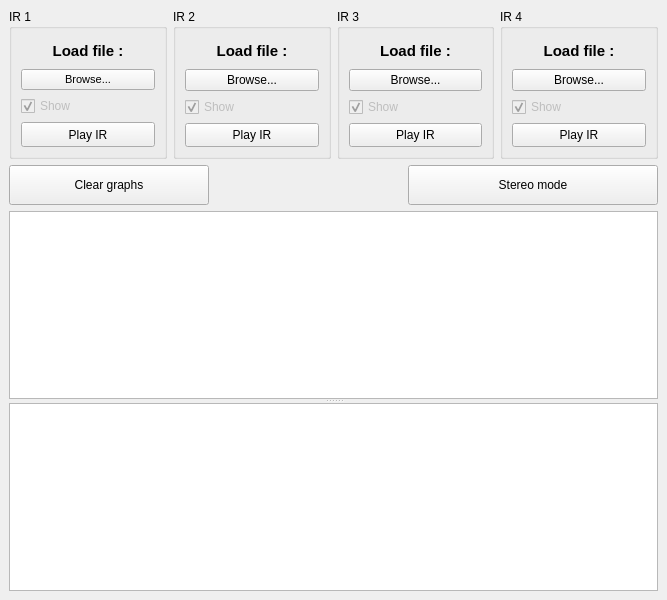
<?xml version="1.0" encoding="UTF-8"?>
<ui version="4.0">
 <class>MainWindow</class>
 <widget class="QMainWindow" name="MainWindow">
  <property name="geometry">
   <rect>
    <x>0</x>
    <y>0</y>
    <width>667</width>
    <height>600</height>
   </rect>
  </property>
  <property name="sizePolicy">
   <sizepolicy hsizetype="Fixed" vsizetype="Preferred">
    <horstretch>0</horstretch>
    <verstretch>0</verstretch>
   </sizepolicy>
  </property>
  <property name="minimumSize">
   <size>
    <width>500</width>
    <height>600</height>
   </size>
  </property>
  <property name="windowTitle">
   <string>IR Visualizer - CAB MODE (Mono only)</string>
  </property>
  <property name="windowIcon">
   <iconset>
    <normaloff>Visualizer_icon.ico</normaloff>Visualizer_icon.ico</iconset>
  </property>
  <widget class="QWidget" name="centralwidget">
   <layout class="QVBoxLayout" name="verticalLayout">
    <item>
     <layout class="QHBoxLayout" name="horizontalLayout" stretch="1,1,1,1">
      <property name="sizeConstraint">
       <enum>QLayout::SetMinimumSize</enum>
      </property>
      <item>
       <widget class="QGroupBox" name="ir1_box">
        <property name="sizePolicy">
         <sizepolicy hsizetype="Preferred" vsizetype="Minimum">
          <horstretch>0</horstretch>
          <verstretch>0</verstretch>
         </sizepolicy>
        </property>
        <property name="minimumSize">
         <size>
          <width>0</width>
          <height>150</height>
         </size>
        </property>
        <property name="title">
         <string>IR 1</string>
        </property>
        <layout class="QVBoxLayout" name="verticalLayout_2" stretch="0,0,0,0">
         <item>
          <widget class="QLabel" name="label1">
           <property name="font">
            <font>
             <pointsize>11</pointsize>
             <weight>75</weight>
             <bold>true</bold>
            </font>
           </property>
           <property name="text">
            <string>Load file :</string>
           </property>
           <property name="alignment">
            <set>Qt::AlignCenter</set>
           </property>
          </widget>
         </item>
         <item>
          <widget class="QPushButton" name="ir1_button">
           <property name="sizePolicy">
            <sizepolicy hsizetype="Expanding" vsizetype="Fixed">
             <horstretch>0</horstretch>
             <verstretch>0</verstretch>
            </sizepolicy>
           </property>
           <property name="font">
            <font>
             <pointsize>8</pointsize>
            </font>
           </property>
           <property name="text">
            <string>Browse...</string>
           </property>
          </widget>
         </item>
         <item>
          <widget class="QCheckBox" name="ir1_check">
           <property name="enabled">
            <bool>false</bool>
           </property>
           <property name="sizePolicy">
            <sizepolicy hsizetype="Preferred" vsizetype="Fixed">
             <horstretch>0</horstretch>
             <verstretch>0</verstretch>
            </sizepolicy>
           </property>
           <property name="layoutDirection">
            <enum>Qt::LeftToRight</enum>
           </property>
           <property name="text">
            <string>Show </string>
           </property>
           <property name="checked">
            <bool>true</bool>
           </property>
          </widget>
         </item>
         <item>
          <widget class="QPushButton" name="play1_button">
           <property name="sizePolicy">
            <sizepolicy hsizetype="Preferred" vsizetype="Fixed">
             <horstretch>0</horstretch>
             <verstretch>0</verstretch>
            </sizepolicy>
           </property>
           <property name="maximumSize">
            <size>
             <width>16777215</width>
             <height>30</height>
            </size>
           </property>
           <property name="text">
            <string>Play IR</string>
           </property>
          </widget>
         </item>
        </layout>
       </widget>
      </item>
      <item>
       <widget class="QGroupBox" name="ir2_box">
        <property name="title">
         <string>IR 2</string>
        </property>
        <layout class="QVBoxLayout" name="verticalLayout_3">
         <item>
          <widget class="QLabel" name="label2">
           <property name="font">
            <font>
             <pointsize>11</pointsize>
             <weight>75</weight>
             <bold>true</bold>
            </font>
           </property>
           <property name="text">
            <string>Load file :</string>
           </property>
           <property name="alignment">
            <set>Qt::AlignCenter</set>
           </property>
          </widget>
         </item>
         <item>
          <widget class="QPushButton" name="ir2_button">
           <property name="text">
            <string>Browse...</string>
           </property>
          </widget>
         </item>
         <item>
          <widget class="QCheckBox" name="ir2_check">
           <property name="enabled">
            <bool>false</bool>
           </property>
           <property name="text">
            <string>Show </string>
           </property>
           <property name="checked">
            <bool>true</bool>
           </property>
          </widget>
         </item>
         <item>
          <widget class="QPushButton" name="play2_button">
           <property name="sizePolicy">
            <sizepolicy hsizetype="Preferred" vsizetype="Fixed">
             <horstretch>0</horstretch>
             <verstretch>0</verstretch>
            </sizepolicy>
           </property>
           <property name="maximumSize">
            <size>
             <width>16777215</width>
             <height>30</height>
            </size>
           </property>
           <property name="text">
            <string>Play IR</string>
           </property>
          </widget>
         </item>
        </layout>
       </widget>
      </item>
      <item>
       <widget class="QGroupBox" name="ir3_box">
        <property name="title">
         <string>IR 3</string>
        </property>
        <layout class="QVBoxLayout" name="verticalLayout_4">
         <item>
          <widget class="QLabel" name="label3">
           <property name="font">
            <font>
             <pointsize>11</pointsize>
             <weight>75</weight>
             <bold>true</bold>
            </font>
           </property>
           <property name="text">
            <string>Load file :</string>
           </property>
           <property name="alignment">
            <set>Qt::AlignCenter</set>
           </property>
          </widget>
         </item>
         <item>
          <widget class="QPushButton" name="ir3_button">
           <property name="text">
            <string>Browse...</string>
           </property>
          </widget>
         </item>
         <item>
          <widget class="QCheckBox" name="ir3_check">
           <property name="enabled">
            <bool>false</bool>
           </property>
           <property name="text">
            <string>Show </string>
           </property>
           <property name="checked">
            <bool>true</bool>
           </property>
          </widget>
         </item>
         <item>
          <widget class="QPushButton" name="play3_button">
           <property name="sizePolicy">
            <sizepolicy hsizetype="Preferred" vsizetype="Fixed">
             <horstretch>0</horstretch>
             <verstretch>0</verstretch>
            </sizepolicy>
           </property>
           <property name="maximumSize">
            <size>
             <width>16777215</width>
             <height>30</height>
            </size>
           </property>
           <property name="text">
            <string>Play IR</string>
           </property>
          </widget>
         </item>
        </layout>
       </widget>
      </item>
      <item>
       <widget class="QGroupBox" name="ir4_box">
        <property name="title">
         <string>IR 4</string>
        </property>
        <layout class="QVBoxLayout" name="verticalLayout_5">
         <item>
          <widget class="QLabel" name="label4">
           <property name="font">
            <font>
             <pointsize>11</pointsize>
             <weight>75</weight>
             <bold>true</bold>
            </font>
           </property>
           <property name="text">
            <string>Load file :</string>
           </property>
           <property name="alignment">
            <set>Qt::AlignCenter</set>
           </property>
          </widget>
         </item>
         <item>
          <widget class="QPushButton" name="ir4_button">
           <property name="text">
            <string>Browse...</string>
           </property>
          </widget>
         </item>
         <item>
          <widget class="QCheckBox" name="ir4_check">
           <property name="enabled">
            <bool>false</bool>
           </property>
           <property name="text">
            <string>Show </string>
           </property>
           <property name="checked">
            <bool>true</bool>
           </property>
          </widget>
         </item>
         <item>
          <widget class="QPushButton" name="play4_button">
           <property name="sizePolicy">
            <sizepolicy hsizetype="Preferred" vsizetype="Fixed">
             <horstretch>0</horstretch>
             <verstretch>0</verstretch>
            </sizepolicy>
           </property>
           <property name="maximumSize">
            <size>
             <width>16777215</width>
             <height>30</height>
            </size>
           </property>
           <property name="text">
            <string>Play IR</string>
           </property>
          </widget>
         </item>
        </layout>
       </widget>
      </item>
     </layout>
    </item>
    <item>
     <layout class="QHBoxLayout" name="horizontalLayout_2" stretch="0,0,0">
      <property name="spacing">
       <number>0</number>
      </property>
      <property name="leftMargin">
       <number>0</number>
      </property>
      <item>
       <widget class="QPushButton" name="clear_button">
        <property name="sizePolicy">
         <sizepolicy hsizetype="Expanding" vsizetype="Fixed">
          <horstretch>0</horstretch>
          <verstretch>0</verstretch>
         </sizepolicy>
        </property>
        <property name="minimumSize">
         <size>
          <width>0</width>
          <height>40</height>
         </size>
        </property>
        <property name="maximumSize">
         <size>
          <width>200</width>
          <height>16777215</height>
         </size>
        </property>
        <property name="layoutDirection">
         <enum>Qt::LeftToRight</enum>
        </property>
        <property name="text">
         <string>Clear graphs</string>
        </property>
       </widget>
      </item>
      <item>
       <widget class="QLabel" name="label_5">
        <property name="text">
         <string/>
        </property>
       </widget>
      </item>
      <item>
       <widget class="QPushButton" name="stereo_button">
        <property name="sizePolicy">
         <sizepolicy hsizetype="Expanding" vsizetype="Fixed">
          <horstretch>0</horstretch>
          <verstretch>0</verstretch>
         </sizepolicy>
        </property>
        <property name="minimumSize">
         <size>
          <width>0</width>
          <height>40</height>
         </size>
        </property>
        <property name="maximumSize">
         <size>
          <width>250</width>
          <height>16777215</height>
         </size>
        </property>
        <property name="layoutDirection">
         <enum>Qt::RightToLeft</enum>
        </property>
        <property name="text">
         <string>Stereo mode</string>
        </property>
       </widget>
      </item>
     </layout>
    </item>
    <item>
     <widget class="QSplitter" name="splitter">
      <property name="orientation">
       <enum>Qt::Vertical</enum>
      </property>
      <widget class="PlotWidget" name="temporal_plot"/>
      <widget class="PlotWidget" name="spectral_plot"/>
     </widget>
    </item>
   </layout>
  </widget>
 </widget>
 <customwidgets>
  <customwidget>
   <class>PlotWidget</class>
   <extends>QGraphicsView</extends>
   <header>pyqtgraph</header>
  </customwidget>
 </customwidgets>
 <resources/>
 <connections/>
</ui>
